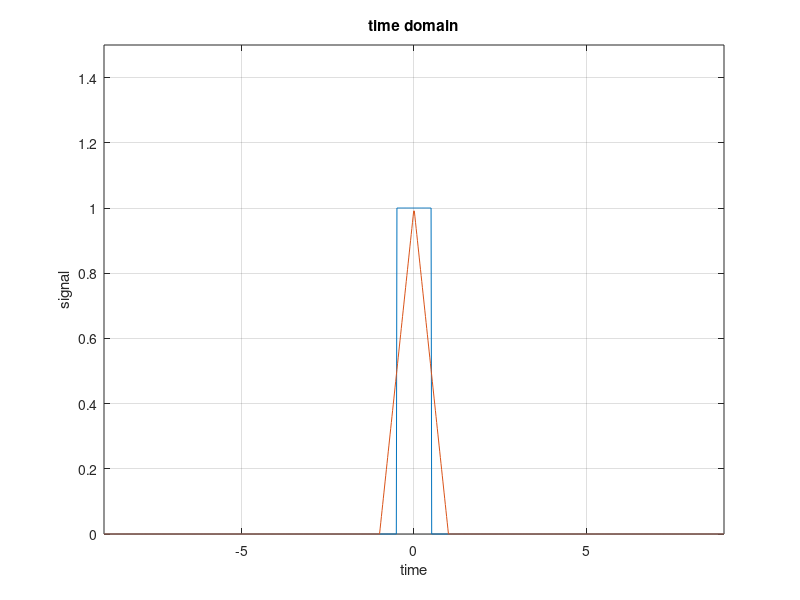
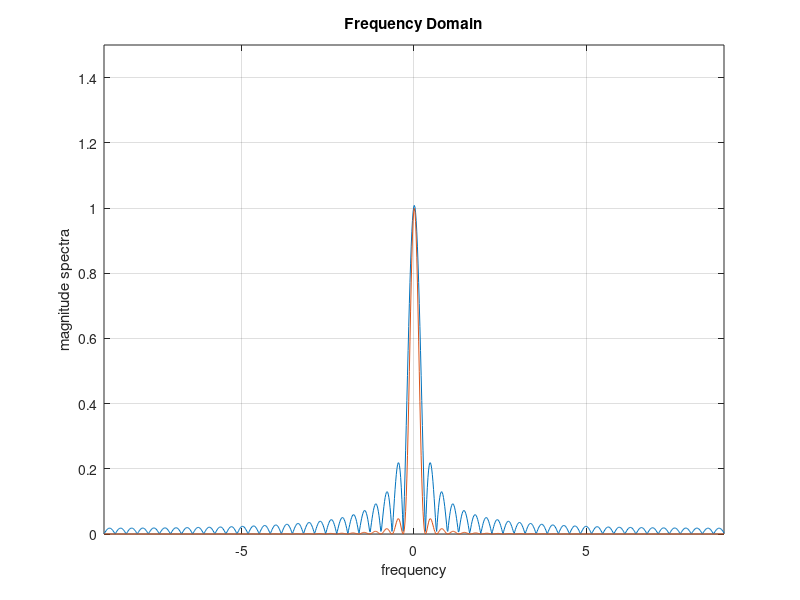

MATLAB code for these plots, in order:
t = linspace(-9,9,1000);
x1 = (t>=-.5) - (t>=.5);
x2 = (t+1).*(t>=-1).*(t<0) + (1-t).*(t>=0).*(t<1);
figure(1) 
plot(t,x1,t,x2)
axis([-9 9 0 1.5])
xlabel('time')
ylabel('signal')
title('time domain')
grid on

fftx1 = abs(fftshift(fft(x1)))/(1000/18);
fftx2 = abs(fftshift(fft(x2)))/(1000/18);

figure(2)
plot(t,fftx1,t,fftx2)
axis([-9 9 0 1.5])
grid on
xlabel('frequency')
ylabel('magnitude spectra')
title('Frequency Domain')